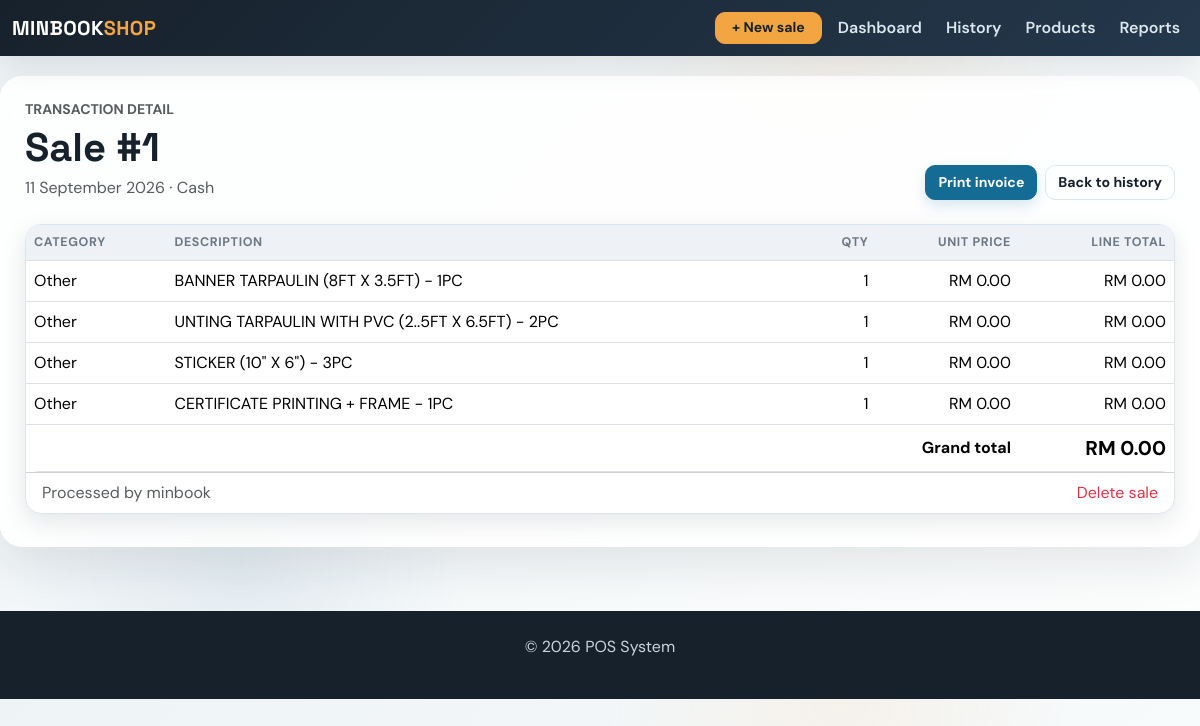
Screenshot of /view_sale/1 with the database file from the repository.
### app/models.py (models this page shows, shortened)
class Sale(db.Model):
    id = db.Column(db.Integer, primary_key=True)
    amount = db.Column(db.Float, nullable=False)
    date = db.Column(db.Date, default=datetime.utcnow)
    user_id = db.Column(db.Integer, db.ForeignKey('user.id'), nullable=False)  # ForeignKey to User
    user = db.relationship('User', backref=db.backref('sales', lazy=True))  # Relationship with User
    product_id = db.Column(db.Integer, db.ForeignKey('product.id'), nullable=True)  # Legacy first product
    product = db.relationship('Product', backref=db.backref('sales', lazy=True))  # Relationship with Product
    quantity = db.Column(db.Integer, nullable=True)  # Legacy total quantity
    payment_method = db.Column(db.String(20), nullable=False, default='Cash')
    customer_name = db.Column(db.String(120), nullable=True)
    document_type = db.Column(db.String(20), nullable=False, default='receipt')
    discount = db.Column(db.Float, nullable=False, default=0.00)
    deposit = db.Column(db.Float, nullable=False, default=0.00)
    items = db.relationship('SaleItem', back_populates='sale', cascade='all, delete-orphan')

class SaleItem(db.Model):
    id = db.Column(db.Integer, primary_key=True)
    is_lump_sum = db.Column(
        db.Boolean,
        nullable=False,
        default=False
    )
    sale_id = db.Column(
        db.Integer,
        db.ForeignKey('sale.id'),
        nullable=False
    )
    product_id = db.Column(
        db.Integer,
        db.ForeignKey('product.id'),
        nullable=True
    )
    category = db.Column(
        db.String(30),
        nullable=False
    )
    description = db.Column(
        db.Text,
        nullable=True
    )
    quantity = db.Column(
        db.Integer,
        nullable=False
    )
    unit = db.Column(
        db.String(20),
        nullable=False,
        default='PC'
    )
    unit_price = db.Column(
        db.Float,
        nullable=False
    )
    line_total = db.Column(
        db.Float,
        nullable=False
    )
    sale = db.relationship(
        'Sale',
        back_populates='items'
    )
    product = db.relationship(
        'Product',
        backref=db.backref(
            'sale_items',
            lazy=True
        )
    )

class User(db.Model):
    id = db.Column(db.Integer, primary_key=True)
    username = db.Column(db.String(100), unique=True, nullable=False)
    email = db.Column(db.String(120), unique=True, nullable=False)
    password = db.Column(db.String(200), nullable=False)
    role = db.Column(db.String(50), default='cashier')  # can be admin, manager, cashier

### app/routes.py (the view)
@main.route('/view_sale/<int:sale_id>')
def view_sale(sale_id):
    sale = Sale.query.get_or_404(sale_id)
    return render_template('view_sale.html', sale=sale)

### app/routes.py (called while the page is built)
@main.app_context_processor
def inject_now():
    return {'current_year': datetime.now().year}

### app/templates/view_sale.html (shortened to what this page needs)
{% extends 'base.html' %}
{% block content %}
<div class="d-flex justify-content-between align-items-end mb-4"><div><p class="text-uppercase text-muted small fw-bold mb-1">Transaction detail</p><h1 class="mb-1">Sale #{{ sale.id }}</h1><p class="text-muted mb-0">{{ sale.date.strftime('%d %B %Y') }} · {{ sale.payment_method }}</p></div><div class="d-flex gap-2">{% if sale.document_type == 'invoice' %}<a href="{{ url_for('main.invoice', sale_id=sale.id) }}" class="btn btn-primary" target="_blank">Print invoice</a>{% else %}<a href="{{ url_for('main.receipt', sale_id=sale.id) }}" class="btn btn-success" target="_blank">Print receipt</a>{% endif %}<a href="{{ url_for('main.sales') }}" class="btn btn-outline-secondary">Back to history</a></div></div>
<div class="card"><div class="table-responsive"><table class="table mb-0"><thead><tr><th>Category</th><th>Description</th><th class="text-end">Qty</th><th class="text-end">Unit price</th><th class="text-end">Line total</th></tr></thead><tbody>{% for item in sale.items %}<tr><td>{{ item.category }}</td><td style="white-space: pre-line">{{ item.description or '—' }}</td><td class="text-end">{{ item.quantity }}</td><td class="text-end">RM {{ '{:,.2f}'.format(item.unit_price) }}</td><td class="text-end">RM {{ '{:,.2f}'.format(item.line_total) }}</td></tr>{% else %}<tr><td>{{ sale.product.name if sale.product else 'Legacy sale' }}</td><td>—</td><td class="text-end">{{ sale.quantity or 0 }}</td><td class="text-end">—</td><td class="text-end">RM {{ '{:,.2f}'.format(sale.amount) }}</td></tr>{% endfor %}</tbody><tfoot><tr><th colspan="4" class="text-end">Grand total</th><th class="text-end fs-5">RM {{ '{:,.2f}'.format(sale.amount) }}</th></tr></tfoot></table></div><div class="card-footer bg-transparent d-flex justify-content-between"><span class="text-muted">Processed by {{ sale.user.username if sale.user else 'ShopPOS' }}</span><a href="{{ url_for('main.delete_sale', sale_id=sale.id) }}" class="text-danger text-decoration-none" onclick="return confirm('Delete this sale?')">Delete sale</a></div></div>
{% endblock %}

### app/templates/base.html (style rules this page uses)
:root { --ink: #17212b; --muted: #6c7885; --paper: #eef3f6; --line: #dce5ed; --brand: #146c94; --brand-dark: #0d506b; --brand-soft: #eaf6f9; --accent: #f2a541; --accent-soft: #ffe9cb; --success: #2d936c; --success-soft: #dff8ee; --danger: #b84b45; --shadow: rgba(23,33,43,.10); --table-head: #eef2f6; }
* { box-sizing: border-box; }
body { padding-top: 76px; background: radial-gradient(circle at 70% 0%, rgba(242,165,65,.08), transparent 22%), radial-gradient(circle at 20% 80%, rgba(20,108,148,.08), transparent 20%), linear-gradient(135deg, var(--paper), #fdfefe); color: var(--ink); font-family: 'DM Sans', sans-serif; }
h1, h2, h3, h4, h5, .navbar-brand { font-family: 'Space Grotesk', sans-serif; font-weight: 700; }
.card { border: 1px solid var(--line); border-radius: 16px; box-shadow: 0 8px 24px var(--shadow); background-color: #fff; }
.btn { border-radius: 10px; font-weight: 700; font-size: .88rem; transition: all .2s ease; }
.btn-primary { background: var(--brand); border-color: var(--brand); box-shadow: 0 6px 14px rgba(20,108,148,.16); }
.btn-outline-secondary { border-color: var(--line); color: var(--ink); }
.table { --bs-table-bg: transparent; vertical-align: middle; }
.table thead th { color: var(--muted); background: var(--table-head); font-size: .78rem; letter-spacing: .05em; text-transform: uppercase; border-bottom-width: 1px; }
.table tbody tr { transition: background-color .2s ease, transform .2s ease; }
.table-responsive { border-radius: 14px; }

### rows the page displays
Sale: id "1", date "11 September 2026", payment_method "Cash", amount "0.00"
SaleItem: category "Other", description "BANNER TARPAULIN (8FT X 3.5FT) - 1PC", quantity "1", unit_price "0.00", line_total "0.00"
SaleItem: category "Other", description "UNTING TARPAULIN WITH PVC (2..5FT X 6.5FT) - 2PC", quantity "1", unit_price "0.00", line_total "0.00"
SaleItem: category "Other", description "STICKER (10\" X 6\") - 3PC", quantity "1", unit_price "0.00", line_total "0.00"
SaleItem: category "Other", description "CERTIFICATE PRINTING + FRAME - 1PC", quantity "1", unit_price "0.00", line_total "0.00"
User: user "minbook"
